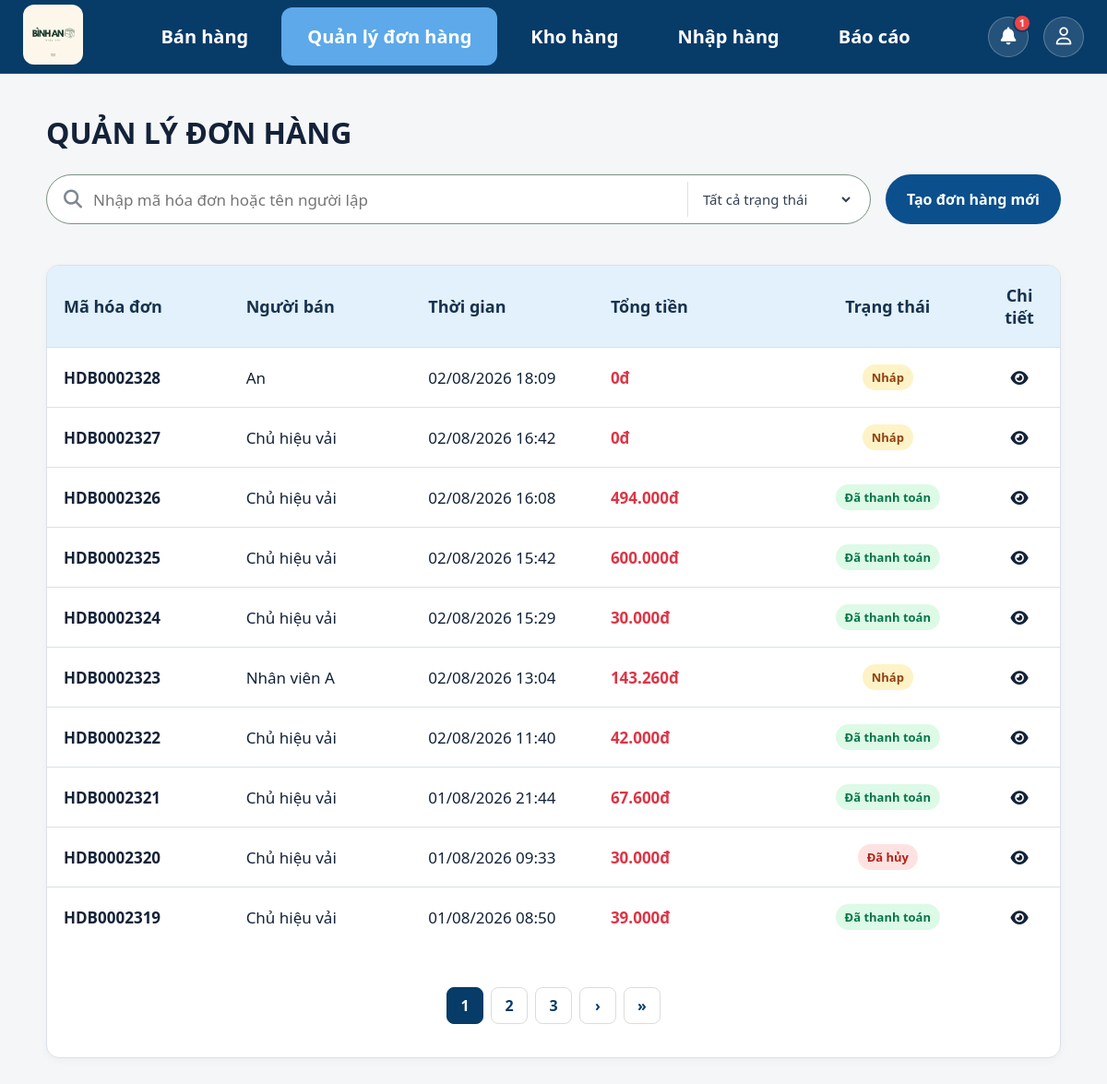
The app's page /sales/orders/list/ (signed in), older data.
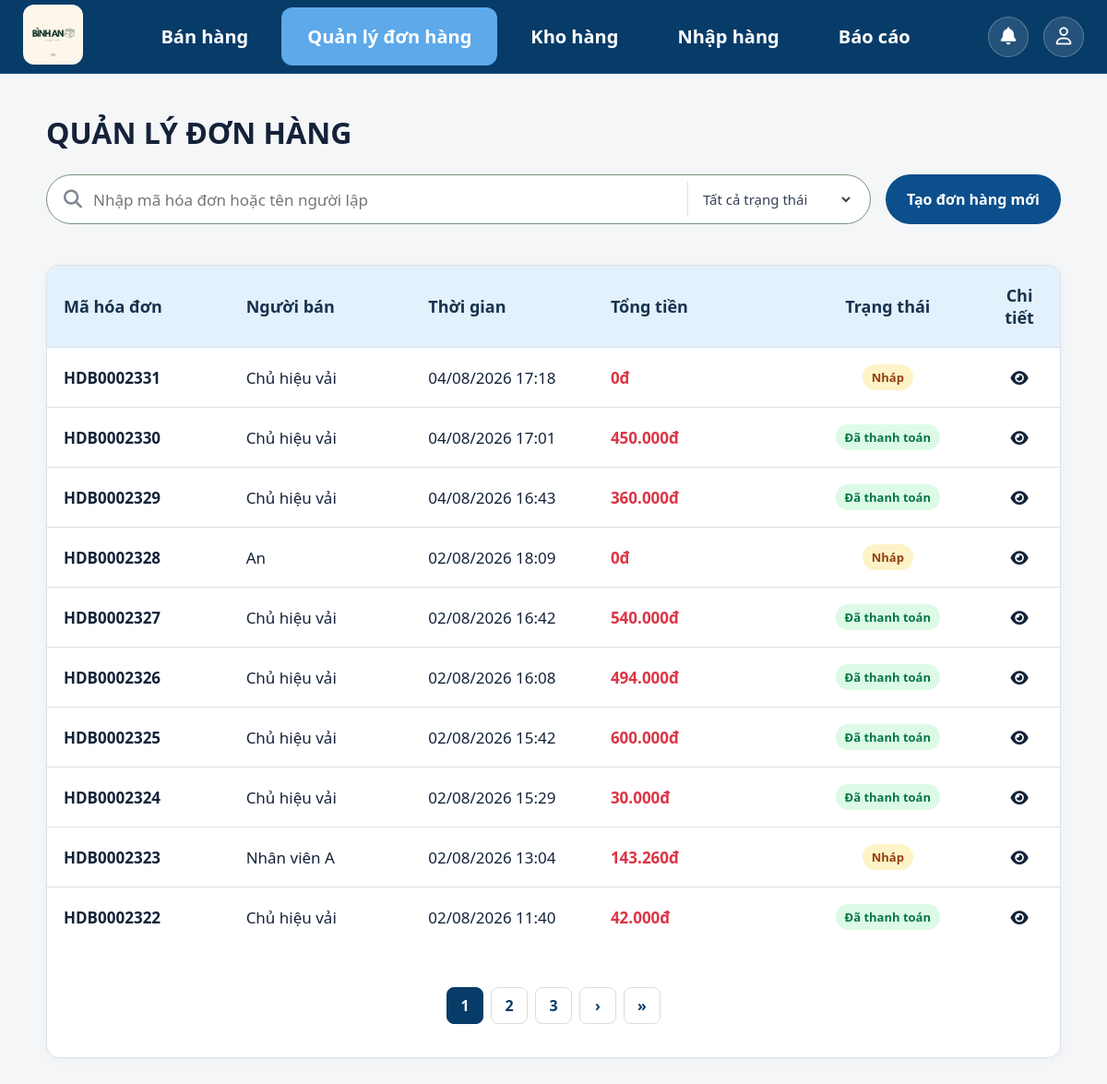
The same page, newer data.
### sales/models.py (models this page shows, shortened)
class SalesOrder(models.Model):
    class Status(models.TextChoices):
        DRAFT = "draft", "Nháp"
        COMPLETED = "completed", "Đã thanh toán"
        CANCELLED = "cancelled", "Đã hủy"
    employee = models.ForeignKey(settings.AUTH_USER_MODEL,on_delete=models.PROTECT,related_name="sales_orders",verbose_name="Nhân viên")
    discount = models.DecimalField( max_digits=12,decimal_places=0,default=0,verbose_name="Giảm giá")
    total_amount = models.DecimalField( max_digits=12,decimal_places=0,default=0,verbose_name="Tổng tiền")
    final_amount = models.DecimalField( max_digits=12,decimal_places=0,default=0,verbose_name="Thành tiền")
    status = models.CharField(  max_length=20,choices=Status.choices,default=Status.DRAFT,db_index=True,verbose_name="Trạng thái")
    created_at = models.DateTimeField( auto_now_add=True, verbose_name="Ngày lập")
    completed_at = models.DateTimeField(null=True, blank=True, verbose_name="Ngày thanh toán")
    updated_at = models.DateTimeField( auto_now=True,verbose_name="Ngày cập nhật")
    class Meta:
        ordering = ["-created_at"]
        verbose_name = "Hóa đơn bán"
        verbose_name_plural = "Hóa đơn bán"
    @property
    def order_code(self):
        return f"HDB{self.pk:07d}" if self.pk else "HDBM"

### accounts/models.py (models this page shows, shortened)
class User(AbstractUser):
    first_name = None
    last_name = None
    class Role(models.TextChoices):
        OWNER = "OWNER", "Chủ cửa hàng"
        EMPLOYEE = "EMPLOYEE", "Nhân viên"
    username = models.CharField(max_length=50,unique=True,verbose_name="Tên đăng nhập")
    full_name = models.CharField(max_length=100,verbose_name="Họ và tên")
    phone = models.CharField(max_length=10,unique=True,verbose_name="Số điện thoại")
    role = models.CharField( max_length=20, choices=Role.choices, default=Role.EMPLOYEE, verbose_name="Vai trò")
    is_active = models.BooleanField(default=True,verbose_name="Đang hoạt động")
    created_at = models.DateTimeField(auto_now_add=True,verbose_name="Ngày tạo")
    updated_at = models.DateTimeField(auto_now=True,verbose_name="Ngày cập nhật")
    USERNAME_FIELD = "username"
    REQUIRED_FIELDS = ["full_name", "phone"]
    class Meta:
        db_table = "users"
        ordering = ["full_name"]
        verbose_name = "Người dùng"
        verbose_name_plural = "Người dùng"
    @property
    def is_owner(self):
        return self.role == self.Role.OWNER

### sales/views.py (the view)
# urls.py: path("orders/list/", views.orders_list, name="orders_management"),
@login_required(login_url="login")
def orders_list(request):
    query = request.GET.get("q", "").strip()
    selected_status = request.GET.get("status", "").strip()
    orders = process_search_order_list( keyword=query, status=selected_status)
    paginator = Paginator(orders, 10)
    page_number = request.GET.get("page")
    page_obj = paginator.get_page(page_number)
    return render(
        request,
        "sales/orders_management.html",
        {
            "orders": page_obj,
            "page_obj": page_obj,
            "query": query,
            "selected_status": selected_status,
            "status_choices": SalesOrder.Status.choices,
        }
    )

### accounts/context_processors.py (called while the page is built)
def notifications_context(request):
    if request.user.is_authenticated:
        user_notifications = Notification.objects.filter(receiver=request.user).order_by("-created_at")[:10]
        unread_count = Notification.objects.filter(receiver=request.user, is_read=False).count()
        return {
            "notifications": user_notifications,
            "unread_notification_count": unread_count,
        }
    return {
        "notifications": [],
        "unread_notification_count": 0,
    }

### sales/templatetags/money.py (called while the page is built)
@register.filter
def money(value):
    if value in [None, ""]:
        return ""
    try:
        numeric_value = float(value)
        return f"{numeric_value:,.0f}".replace(",", ".") + "đ"
    except (ValueError, TypeError):
        return value

### sales/utils.py (called while the page is built, shortened)
def process_search_order_list(keyword="", status=""):
    orders = (SalesOrder.objects.select_related("employee").order_by("-created_at"))
    keyword = keyword.strip()
    if status:
        orders = orders.filter(status=status)
    return orders

### templates/sales/orders_management.html (shortened to what this page needs)
{% extends "base.html" %}
{% load static %}
{% load money %}
{% block nav_order %}active{% endblock %}
{% block css %}
<link rel="stylesheet" href="{% static 'css/orders_management.css' %}">
<link rel="stylesheet" href="{% static 'css/layout.css' %}">
<link rel="stylesheet" href="{% static 'css/base.css' %}">
{% endblock %}
{% block content %}
<div class="page-content">
    <div class="page-heading">
        <div>
            <h1>QUẢN LÝ ĐƠN HÀNG</h1>
        </div>
    </div>
    <div class="search-header">
        <form id="searchForm" class="search-form" method="get">
            <i class="fa-solid fa-magnifying-glass"></i>
            <input type="text" id="q" name="q" value="{{ query }}"  placeholder="Nhập mã hóa đơn hoặc tên người lập" autocomplete="off">
            <select id="statusFilter" name="status">
                <option value="">Tất cả trạng thái</option>
            </select>
        </form>
        <div class="search-actions">
            <a href="{% url 'sales:homepage' %}" class="btn-add">Tạo đơn hàng mới</a>
        </div>
    </div>
    <section class="table-card">
        <table>
            <thead>
                <tr>
                    <th width="18%">Mã hóa đơn</th>
                    <th width="18%">Người bán</th>
                    <th width="18%">Thời gian</th>
                    <th width="20%">Tổng tiền</th>
                    <th width="18%" style="text-align: center;">Trạng thái</th>
                    <th width="12%" style="text-align: center;">Chi tiết</th>
                </tr>
            </thead>
            <tbody id="order-list-body">
                {% for order in orders %}
                    <tr class="order-row"
                        data-id="{{ order.id }}"
                        data-status="{{ order.status }}"
                        onclick="window.location='{% if order.status == 'draft' %}/sales/?order={{ order.id }}{% else %}/sales/orders/{{ order.id }}/{% endif %}'"
                        style="cursor: pointer;">
                        <td><strong>{{ order.order_code }}</strong></td>
                        <td>{{ order.employee.full_name|default:order.employee.username }}</td>
                        <td>{{ order.created_at|date:"d/m/Y H:i" }}</td>
                        <td class="total-money" style="color: #dc3545; font-weight: bold;">
                            {{ order.final_amount|money }}
                        </td>
                        <td style="text-align: center;">
                            <span class="status {{ order.status }}">
                                {{ order.get_status_display }}
                            </span>
                        </td>
                        <td style="text-align: center;"><i class="fa-solid fa-eye"></i></td>
                    </tr>
                {% empty %}
                    <tr>
                        <td colspan="6" class="empty-state" style="text-align: center; padding: 30px; color: #666;">
                            Không tìm thấy hóa đơn nào phù hợp.
                        </td>
                    </tr>
                {% endfor %}
            </tbody>
        </table>
        <div class="pagination">
            {% for num in page_obj.paginator.page_range %}
                {% if page_obj.number == num %}
                    <span class="current">{{ num }}</span>
                {% elif num > page_obj.number|add:'-3' and num < page_obj.number|add:'3' %}
                    <a href="?page={{ num }}&q={{ query }}&status={{ selected_status }}">{{ num }}</a>
                {% endif %}
            {% endfor %}
            {% if page_obj.has_next %}
                <a href="?page={{ page_obj.next_page_number }}&q={{ query }}&status={{ selected_status }}">›</a>
                <a href="?page={{ page_obj.paginator.num_pages }}&q={{ query }}&status={{ selected_status }}">»</a>
            {% endif %}
        </div>
    </section>
</div>
{% endblock %}

Row changes from the older to the newer data that the page shows:
no longer on this page (row unchanged): SalesOrder: order_code "HDB0002321", employee.full_name "Chủ hiệu vải", created_at "01/08/2026 21:44", final_amount "67.600đ", status "Đã thanh toán"
no longer on this page (row unchanged): SalesOrder: order_code "HDB0002320", employee.full_name "Chủ hiệu vải", created_at "01/08/2026 09:33", final_amount "30.000đ", status "Đã hủy"
no longer on this page (row unchanged): SalesOrder: order_code "HDB0002319", employee.full_name "Chủ hiệu vải", created_at "01/08/2026 08:50", final_amount "39.000đ", status "Đã thanh toán"
added SalesOrder: order_code "HDB0002331", employee.full_name "Chủ hiệu vải", created_at "04/08/2026 17:18", final_amount "0đ", status "Nháp"
added SalesOrder: order_code "HDB0002330", employee.full_name "Chủ hiệu vải", created_at "04/08/2026 17:01", final_amount "450.000đ", status "Đã thanh toán"
added SalesOrder: order_code "HDB0002329", employee.full_name "Chủ hiệu vải", created_at "04/08/2026 16:43", final_amount "360.000đ", status "Đã thanh toán"
changed SalesOrder "HDB0002327": final_amount "0đ" → "540.000đ"; status "Nháp" → "Đã thanh toán"
Text that changed along with them:
{{ unread_notification_count }}: "1" → (not shown)
